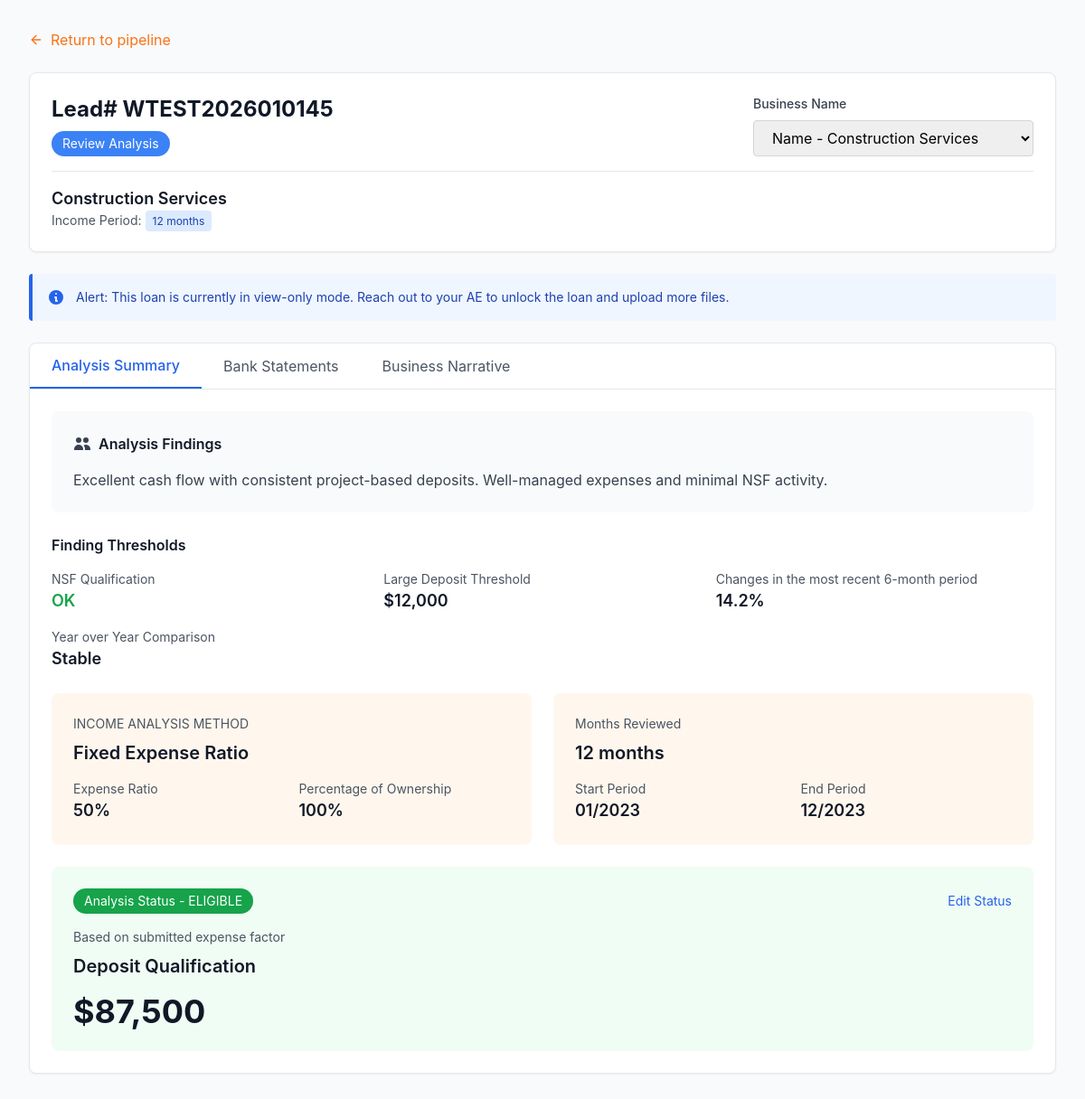
The page /analysis/WTEST2026010145 on the database its author committed.
### tables this page shows
CREATE TABLE leads (
  id INTEGER PRIMARY KEY AUTOINCREMENT,
  lead_number TEXT NOT NULL UNIQUE,
  borrower_name TEXT,
  loan_officer TEXT,
  lead_purpose TEXT,
  eligibility_status TEXT,
  income_analysis_status TEXT,
  created_at TIMESTAMP DEFAULT CURRENT_TIMESTAMP,
  updated_at TIMESTAMP DEFAULT CURRENT_TIMESTAMP
);

CREATE TABLE batches (
  id INTEGER PRIMARY KEY AUTOINCREMENT,
  batch_id TEXT NOT NULL UNIQUE,
  lead_id INTEGER NOT NULL,
  business_name TEXT,
  primary_borrower_first_name TEXT,
  primary_borrower_last_name TEXT,
  additional_borrowers TEXT,
  income_period TEXT,
  expense_ratio TEXT,
  ownership_percentage TEXT,
  start_period TEXT,
  end_period TEXT,
  analysis_findings TEXT,
  nsf_qualification TEXT,
  large_deposit_threshold REAL,
  changes_recent_6_month REAL,
  year_over_year_comparison TEXT,
  deposit_qualification REAL,
  gross_deposit REAL,
  total_net_deposit REAL,
  has_analysis_complete BOOLEAN DEFAULT 0,
  created_at TIMESTAMP DEFAULT CURRENT_TIMESTAMP,
  updated_at TIMESTAMP DEFAULT CURRENT_TIMESTAMP,
  eligibility_status TEXT,
  bank_name TEXT,
  account_last_four TEXT,
  nsf_count INTEGER,
  borrower_ownership_percentage TEXT,
  number_of_owners INTEGER,
  self_employment_duration TEXT,
  exception_needed TEXT,
  business_type TEXT,
  anticipated_expense_factor TEXT,
  business_url TEXT,
  business_location TEXT,
  space_type TEXT,
  bank_statement_months TEXT,
  bank_statement_type TEXT,
  business_description TEXT
);

### app.py (the view)
@app.route("/analysis/<lead_number>")
def analysis(lead_number):
    lead = get_lead_or_404(lead_number)
    batches = q_all("SELECT * FROM batches WHERE lead_id = ? ORDER BY created_at DESC, id ASC",
                    (lead["id"],))
    selected = None
    if batches:
        wanted = request.args.get("batch")
        selected = next((b for b in batches if b["batch_id"] == wanted), batches[0])
    return render_template(
        "analysis.html", lead=lead, batches=batches, batch=selected,
        edit=request.args.get("edit") == "1",
    )

### app.py (called while the page is built)
def get_db():
    if "db" not in g:
        g.db = sqlite3.connect(DB_PATH)
        g.db.row_factory = sqlite3.Row
    return g.db

def q_all(sql, args=()):
    return get_db().execute(sql, args).fetchall()

def q_one(sql, args=()):
    return get_db().execute(sql, args).fetchone()

@app.template_filter("num")
def num_filter(value, commas=False):
    if value is None:
        return ""
    text = f"{value:,.2f}" if commas else f"{value:.2f}"
    return text.rstrip("0").rstrip(".") if "." in text else text

def get_lead_or_404(lead_number):
    lead = q_one("SELECT * FROM leads WHERE lead_number = ?", (lead_number,))
    if lead is None:
        abort(404, description=f"Lead {lead_number} not found")
    return lead

### templates/analysis.html (shortened to what this page needs)
{% extends "base.html" %}
{% from "_icons.html" import icon %}
{% macro eligibility_pill() %}
{% set e = batch.eligibility_status %}
{% if edit %}
  {{ status_select("eligibility_status", e or "PENDING",
       [("ELIGIBLE","Analysis Status - ELIGIBLE"),("INELIGIBLE","Analysis Status - INELIGIBLE"),("PENDING","Analysis Status - PENDING")],
       "px-3 py-1 text-sm rounded-full border border-gray-300 focus:outline-none focus:ring-2 focus:ring-blue-500") }}
{% elif e == 'ELIGIBLE' %}<span class="px-3 py-1 bg-green-600 text-white text-sm rounded-full">Analysis Status - ELIGIBLE</span>
{% elif e == 'INELIGIBLE' %}<span class="px-3 py-1 bg-yellow-600 text-white text-sm rounded-full">Analysis Status - INELIGIBLE</span>
{% else %}<span class="px-3 py-1 bg-gray-600 text-white text-sm rounded-full">Analysis Status - {{ e or 'PENDING' }}</span>
{% endif %}
{% endmacro %}
{% macro edit_toggle() %}
{% if edit %}<a href="{{ url_for('analysis', lead_number=lead.lead_number, batch=batch.batch_id) }}" class="text-sm text-blue-600 hover:text-blue-800">Done</a>
{% else %}<a href="{{ url_for('analysis', lead_number=lead.lead_number, batch=batch.batch_id, edit=1) }}" class="text-sm text-blue-600 hover:text-blue-800">Edit Status</a>
{% endif %}
{% endmacro %}
{% macro stat(label, value) %}
<div><p class="text-sm text-gray-600">{{ label }}</p><p class="text-lg font-semibold text-gray-900">{{ value }}</p></div>
{% endmacro %}
{% block body %}
<div class="min-h-screen bg-gray-50 p-8">
  <div class="{{ 'max-w-6xl' if batch else 'max-w-2xl' }} mx-auto">
    <a href="{{ url_for('home') }}" class="flex items-center gap-2 text-orange-500 hover:text-orange-600 mb-6">
      {{ icon("arrow-left") }} Return to pipeline
    </a>
{% if not batch %}
    <div class="bg-white rounded-lg shadow-lg p-8"><p class="text-gray-600">No batches found for this lead.</p></div>
{% else %}
    <div class="bg-white rounded-lg shadow-sm border border-gray-200 mb-6 p-6">
      <div class="flex items-center justify-between mb-4">
        <div>
          <h1 class="text-2xl font-bold text-gray-900 mb-2">Lead# {{ lead.lead_number }}</h1>
          <span class="inline-block px-3 py-1 bg-blue-500 text-white text-sm rounded-full">Review Analysis</span>
        </div>
        <div class="flex items-center gap-4">
          <div>
            <label class="block text-sm font-medium text-gray-700 mb-2">Business Name</label>
            <div class="relative group">
              <select onchange="location.href=this.value"
                      class="px-4 py-2 border border-gray-300 rounded focus:outline-none focus:ring-2 focus:ring-blue-500 min-w-[300px]">
                {% for b in batches %}
                <option value="{{ url_for('analysis', lead_number=lead.lead_number, batch=b.batch_id, edit=1 if edit else None) }}"
                        {{ 'selected' if b.batch_id == batch.batch_id }}>
                  {%- if b.primary_borrower_last_name or b.business_name -%}{{ b.primary_borrower_last_name or '—' }} - {{ b.business_name or '—' }}{%- else -%}{{ b.batch_id }}{%- endif -%}
                </option>
                {% endfor %}
              </select>
            </div>
          </div>
        </div>
      </div>
      <div class="border-t border-gray-200 pt-4">
        <h2 class="text-lg font-semibold text-gray-900">{{ batch.business_name or batch.batch_id }}</h2>
        {% if batch.income_period %}
        <p class="text-sm text-gray-600">Income Period: <span class="px-2 py-1 bg-blue-100 text-blue-800 rounded text-xs">{{ batch.income_period }}</span></p>
        {% endif %}
      </div>
    </div>
  {% if batch.has_analysis_complete or batch.income_period %}
    <div class="space-y-6">
      <div class="bg-blue-50 border-l-4 border-blue-600 p-4 rounded">
        <div class="flex items-start">
          <svg class="h-5 w-5 text-blue-600 flex-shrink-0" fill="currentColor" viewBox="0 0 20 20"><path fill-rule="evenodd" d="M18 10a8 8 0 11-16 0 8 8 0 0116 0zm-7-4a1 1 0 11-2 0 1 1 0 012 0zM9 9a1 1 0 000 2v3a1 1 0 001 1h1a1 1 0 100-2v-3a1 1 0 00-1-1H9z" clip-rule="evenodd"/></svg>
          <p class="ml-3 text-sm text-blue-800">Alert: This loan is currently in view-only mode. Reach out to your AE to unlock the loan and upload more files.</p>
        </div>
      </div>
      <div class="bg-white rounded-lg shadow-sm border border-gray-200">
        <div class="border-b border-gray-200 flex">
          <button class="px-6 py-3 font-medium text-blue-600 border-b-2 border-blue-600">Analysis Summary</button>
          <button class="px-6 py-3 text-gray-600 hover:text-gray-900">Bank Statements</button>
          <button class="px-6 py-3 text-gray-600 hover:text-gray-900">Business Narrative</button>
        </div>
        <div class="p-6">
          <div class="bg-gray-50 rounded-lg p-6 mb-6">
            <div class="flex items-center gap-2 mb-4">
              <svg class="w-5 h-5 text-gray-700" fill="currentColor" viewBox="0 0 20 20"><path d="M9 6a3 3 0 11-6 0 3 3 0 016 0zM17 6a3 3 0 11-6 0 3 3 0 016 0zM12.93 17c.046-.327.07-.66.07-1a6.97 6.97 0 00-1.5-4.33A5 5 0 0119 16v1h-6.07zM6 11a5 5 0 015 5v1H1v-1a5 5 0 015-5z"/></svg>
              <h3 class="font-semibold text-gray-900">Analysis Findings</h3>
            </div>
            <p class="text-gray-700">{{ batch.analysis_findings or '' }}</p>
          </div>
          <div class="mb-6">
            <h3 class="font-semibold text-gray-900 mb-4">Finding Thresholds</h3>
            <div class="grid grid-cols-3 gap-4">
              <div>
                <p class="text-sm text-gray-600">NSF Qualification</p>
                {% if batch.nsf_qualification == 'OK' %}<p class="text-lg font-semibold text-green-600">OK</p>
                {% else %}<p class="text-lg font-semibold text-red-600">{{ batch.nsf_qualification or '' }}</p>{% endif %}
              </div>
              {{ stat("Large Deposit Threshold", "$" ~ (batch.large_deposit_threshold | num(True) or "0")) }}
              {{ stat("Changes in the most recent 6-month period", ((batch.changes_recent_6_month | num) ~ "%") if batch.changes_recent_6_month is not none else "—") }}
              {{ stat("Year over Year Comparison", batch.year_over_year_comparison or "") }}
            </div>
          </div>
          <div class="grid grid-cols-2 gap-6 mb-6">
            <div class="bg-orange-50 rounded-lg p-6">
              <h4 class="text-sm text-gray-600 mb-2">INCOME ANALYSIS METHOD</h4>
              <p class="text-xl font-semibold text-gray-900 mb-4">Fixed Expense Ratio</p>
              <div class="grid grid-cols-2 gap-4">
                {{ stat("Expense Ratio", batch.expense_ratio or "") }}
                {{ stat("Percentage of Ownership", batch.ownership_percentage or "") }}
              </div>
            </div>
            <div class="bg-orange-50 rounded-lg p-6">
              <h4 class="text-sm text-gray-600 mb-2">Months Reviewed</h4>
              <p class="text-xl font-semibold text-gray-900 mb-4">{{ batch.income_period or "" }}</p>
              <div class="grid grid-cols-2 gap-4">
                {{ stat("Start Period", batch.start_period or "") }}
                {{ stat("End Period", batch.end_period or "") }}
              </div>
            </div>
          </div>
          {% set e = batch.eligibility_status %}
          <div class="{{ 'bg-green-50' if e == 'ELIGIBLE' else 'bg-yellow-50' if e == 'INELIGIBLE' else 'bg-gray-50' }} rounded-lg p-6">
            <div class="flex items-center justify-between mb-4">
              {{ eligibility_pill() }}
              {{ edit_toggle() }}
            </div>
            <h4 class="text-sm text-gray-600 mb-2">Based on submitted expense factor</h4>
            <p class="text-xl font-semibold text-gray-900 mb-4">Deposit Qualification</p>
            <p class="text-4xl font-bold text-gray-900">${{ batch.deposit_qualification | num(True) or "0" }}</p>
          </div>
        </div>
      </div>
    </div>
  {% endif %}
{% endif %}
  </div>
</div>
{% endblock %}

### templates/base.html (style rules this page uses)
:root { font-family: Inter, system-ui, Avenir, Helvetica, Arial, sans-serif; }

### rows shown on the page
leads: lead_number "WTEST2026010145"
batches: business_name "Construction Services", income_period "12 months", analysis_findings "Excellent cash flow with consistent project-based deposits. Well-managed expenses and minimal NSF activity.", year_over_year_comparison "Stable 50% 100% 01/2023 12/2023", deposit_qualification|num "87,500"

### other values the page prints
{{ label }} "Large Deposit Threshold Changes in the most recent 6-month period Year over Year Comparison Expense Ratio Percentage of Ownership Start Period End Period"
{{ value }} "$12,000 14.2%"
form field value "Name - Construction Services"
